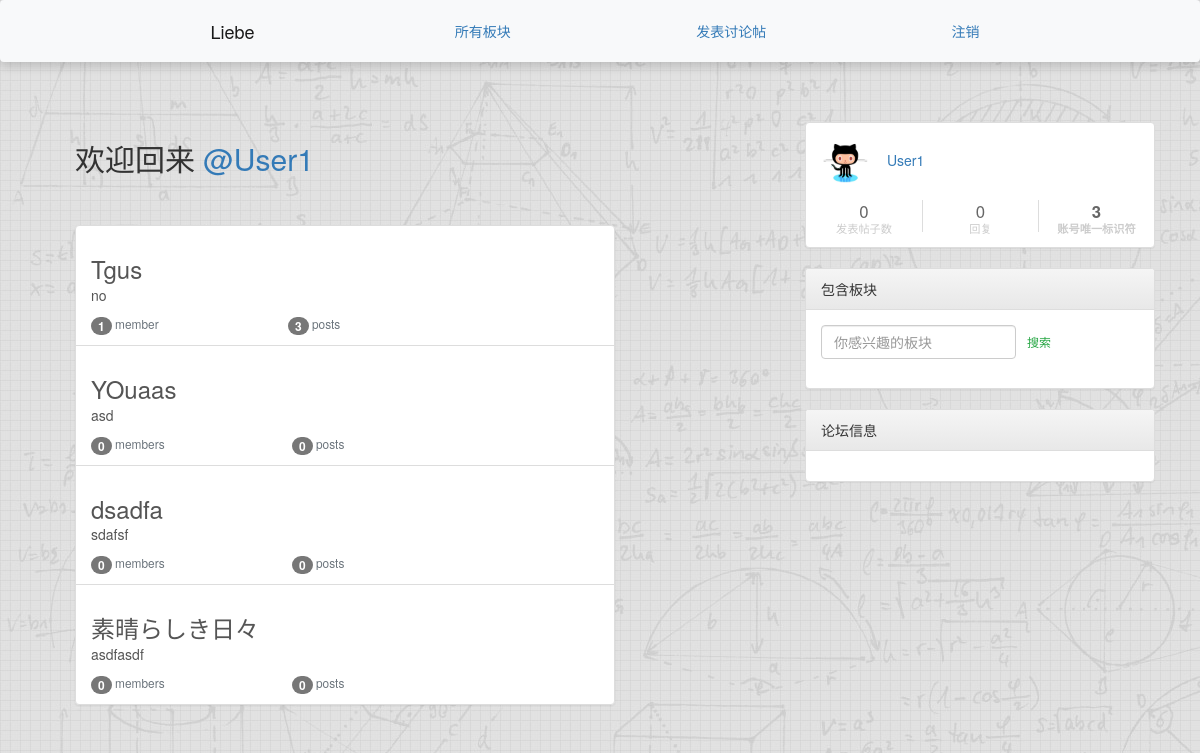
Page /groups/ (signed in) on the earlier database version.
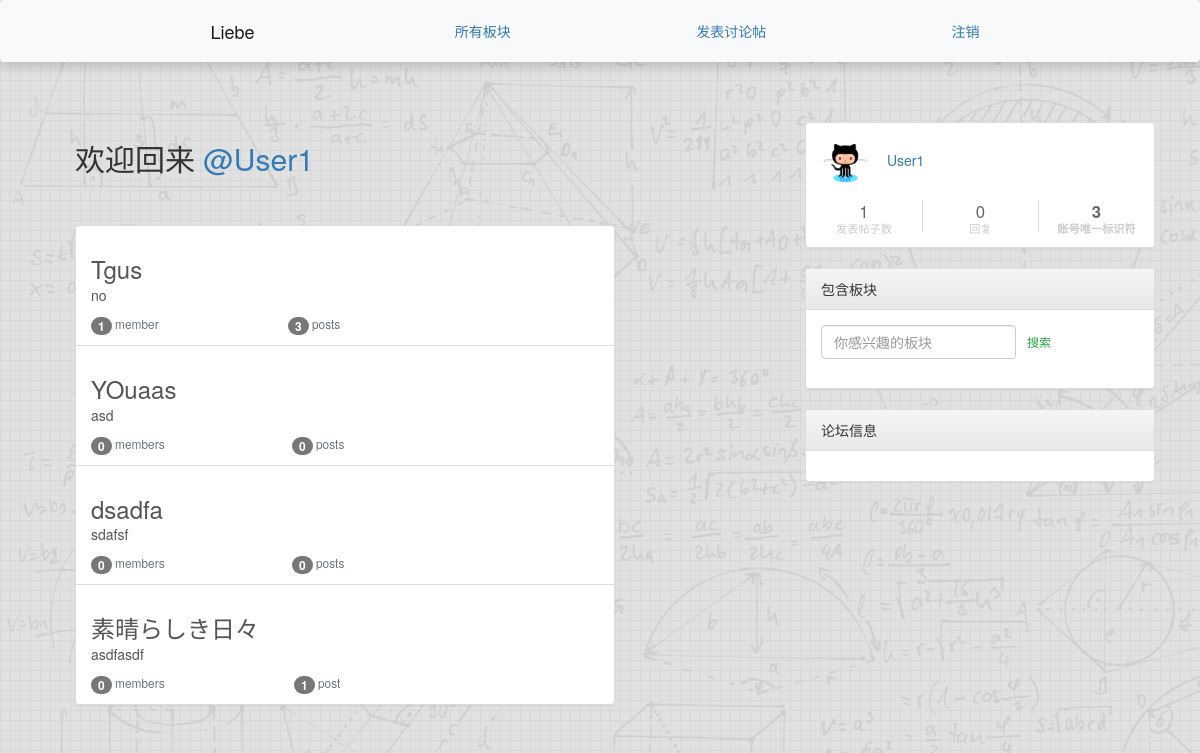
Same page on the later database version.
### groups/models.py (models this page shows, shortened)
class Group(models.Model):
    name = models.CharField(max_length=255, unique=True)
    slug = models.SlugField(allow_unicode=True, unique=True)
    description = models.TextField(blank=True, default='')
    description_html = models.TextField(editable=False, default='', blank=True)
    members = models.ManyToManyField(User,through="GroupMember")
    class Meta:
        ordering = ["name"]

### accounts/models.py (models this page shows, shortened)
class User(AbstractUser):
    signature = models.CharField(max_length=255, blank=True, null=True)
    head_img = models.ImageField(height_field=150, width_field=150, blank=True, null=True)
    friends = models.ManyToManyField("User", blank=True, related_name='followed_by')

### groups/views.py (the view)
# urls.py: path('', views.ListGroups.as_view(), name="all"),
class ListGroups(generic.ListView):
    model = Group

### groups/templates/groups/group_list.html (shortened to what this page needs)
{% extends "groups/group_base.html" %}
{% block pregroup %}
<div class="col-md-6">
	<div class="content">
		{% if user.is_authenticated %}
		<h2>
			欢迎回来
			<a href="{% url 'posts:for_user' username=user.username %}">@{{user.username }}</a>
		</h2>
    {% endif %}
	</div>
	<div class="list-group">
		{% for group in object_list %}
		<a href="{% url 'groups:single' slug=group.slug %}"
		class="list-group-item list-group-item-action flex-column align-items-start">
			<h3 class="mb-1">{{ group.name }}</h3>
			<p class="mb-1">{{ group.description_html|safe }}</p>
			<div class="d-flex w-40 justify-content-between">
				<small class="text-muted"><span class="badge badge-secondary">
					{{ group.members.count }}</span> member{{ group.members.count|pluralize }}</small>
				<small class="text-muted"><span class="badge badge-secondary">
					{{ group.posts.count }}</span> post{{ group.posts.count|pluralize }}</small>
			</div>
		</a>
		{% endfor %}
	</div>
</div>
{% endblock %}

### templates/base.html (shortened to what this page needs)
<!DOCTYPE>
<html>
{% load static %}
<head>
	<link rel="stylesheet" href="https://stackpath.bootstrapcdn.com/bootstrap/4.1.3/css/bootstrap.min.css"
>
	<link rel="stylesheet" href="https://maxcdn.bootstrapcdn.com/bootstrap/3.3.7/css/bootstrap-theme.min.css"
>
	<link href="https://maxcdn.bootstrapcdn.com/font-awesome/4.7.0/css/font-awesome.min.css" rel="stylesheet">
	<link rel="stylesheet" href="{% static 'simplesocial/css/master.css'%}">
	<link rel="stylesheet" href="{% static  'bootstrap.min.css' %}" />
	<link rel="stylesheet" href="{% static  'css/master.css' %}" />
</head>
<body>
	<nav class="navbar navbar-expand-lg navbar-light bg-light shadow fixed-top">
		<div class="container">
			<a class="navbar-brand" href="{% url 'home' %}">Liebe</a>
			<a class="nav-item nav-link" href="{% url 'groups:all' %}" class="btn btn-simple">所有板块</a>
			{% if user.is_authenticated %}
			<a class="nav-item nav-link" href="{% url 'posts:create' %}" class="btn btn-simple">发表讨论帖</a>
			<a class="nav-item nav-link" href="{% url 'accounts:logout' %}" class="btn btn-simple">注销</a>
			{% else %}
			<a class="nav-item nav-link" href="{% url 'accounts:login' %}" class="btn btn-simple">登录</a>
			<a class="nav-item nav-link" href="{% url 'accounts:signup' %}" class="btn btn-simple">注册</a>
			{% endif %}
		</div>
	</nav>
	<div id="main" class="container">
		<div class="row">
			<div class="col-lg-8">
				<div class="container mycontent">
					{% block content %}
					{% endblock %}
				</div>
			</div>
			<div class="col-lg-4">
				{% if  user.is_authenticated %}
				<div class="panel panel-default">
					<div class="panel-body user-panel">
						<div class="panel-user-info">
							<div class="avatar-name">
								<a href="#">
									<img class="panel-avatar user-avatar" src="{% static  'image/3.jpg' %}" alt="" />
								</a>
								<span class="panel-username"><a href="#">{{ user.username }}</a></span>
							</div>
							<div class="row panel-user-meta">
								<div class="col-xs-4 panel-user-meta-item">
										<div class="text-center">
											<p class="panel-user-meta-item-value">
												{{  user.posts.count }}
											</p>
											<p class="panel-user-meta-item-title">发表帖子数</p>
										</div>
								</div>
								<div class="col-xs-4 panel-user-meta-item">
										<div class="text-center">
											<p class="panel-user-meta-item-value">
												{{ user.comments.count }}
											</p>
											<p class="panel-user-meta-item-title">回复</p>
										</div>
								</div>
								<div class="col-xs-4 panel-user-meta-item">
									<a href="#">
										<div class="text-center">
											<p class="panel-user-meta-item-value"><strong>{{ user.id }}</strong>
											</p>
											<p class="panel-user-meta-item-title"><strong>账号唯一标识符</strong></p>
										</div>
									</a>
								</div>
							</div>
						</div>
					</div>
				</div>
				{% endif %}
				{% block  theme_tag %}
				<div class="panel panel-default">
					<div class="panel-heading">包含板块</div>
					<div class="panel-body">
						<form class="form-inline" action="{% url 'groups:search_result' %}" method="post"
							id="searchForm">
							<input class="form-control-sm form-control" type="search" placeholder="你感兴趣的板块"
								aria-label="Search" name="group_name">
							<button class="btn btn-outline-success  btn-sm" type="submit" value="Submit">搜索</button>
						</form>
					</div>
				</div>
				<div class="panel panel-default">
					<div class="panel-heading">论坛信息</div>
					<div class="panel-body">
					</div>
				</div>
				{% endblock %}
			</div>
		</div>
	</div>
</body>
</html>

Differences in the rows shown:
changed User "User1": posts.count "0" → "1"
computed for Group "素晴らしき日々": posts.count "0" → "1"
